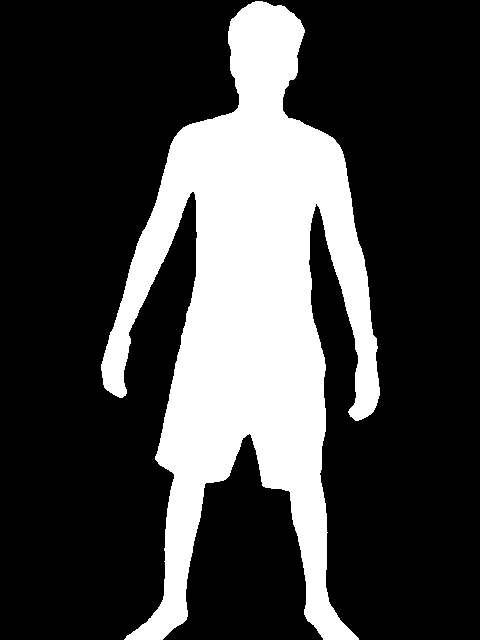
#> input picture web/demo_assets/deva_front_silhouette.png, 480 x 640 px, found by its file name
$ python generate_demo_gif.py
#> lines starting #> are read from the running program, lines starting #| are printed output that depends on the picture; after the words box and inside, x2 and y2 are one past the last pixel; in counts of white or black regions, pixels touching at a corner belong together
#!/usr/bin/env python3
"""Generate an animated showcase GIF of the BodyFit pipeline execution for the README."""

from pathlib import Path
import cv2
import numpy as np
from PIL import Image, ImageDraw, ImageFont


def create_demo_animation():
    base = Path("/Users/tacticalcamel/Desktop/Projects/bodyfit")
    assets_dir = base / "docs" / "assets"
    assets_dir.mkdir(parents=True, exist_ok=True)
    out_gif = assets_dir / "bodyfit_pipeline_walkthrough.gif"

    # Canvas dimensions
    W, H = 1000, 560
    fps = 12

    # Asset paths
    front_rgb_path = base / "TestPhoto/deva_front.png"
    side_rgb_path = base / "TestPhoto/deva_side.png"
    front_mask_path = base / "out/deva_front_silhouette.png"
    side_mask_path = base / "out/deva_side_silhouette.png"
    rendered_mesh_path = base / "outputs/final/deva/smplx/rendered_silhouette.png"

    # Load images
    def load_and_fit(p: Path, target_w: int, target_h: int) -> Image.Image:
        if p.exists():
            img = Image.open(p).convert("RGB")
            img.thumbnail((target_w, target_h), Image.Resampling.LANCZOS)
            canvas = Image.new("RGB", (target_w, target_h), (10, 15, 29))
            x = (target_w - img.width) // 2
            y = (target_h - img.height) // 2
            canvas.paste(img, (x, y))
            return canvas
        return Image.new("RGB", (target_w, target_h), (20, 25, 40))

    img_front_rgb = load_and_fit(front_rgb_path, 220, 360)
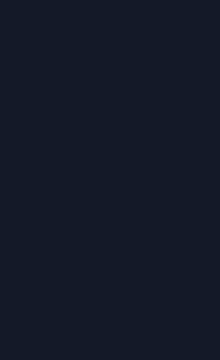
#> img_front_rgb: PIL image 220x360 RGB; mean R, G, B 20, 25, 40
    img_side_rgb = load_and_fit(side_rgb_path, 220, 360)
    img_front_mask = load_and_fit(front_mask_path, 220, 360)
#> call 3 of load_and_fit, with target_w = 220, target_h = 360
#> in load_and_fit (call 3), `img = Image.open(p).convert("RGB")`: img: PIL image 480x640 RGB; 25.7% white; 1 white region, box (x1, y1, x2, y2) and area: (101, 1, 380, 640) 79097
#> in load_and_fit (call 3), `canvas.paste(img, (x, y))`:
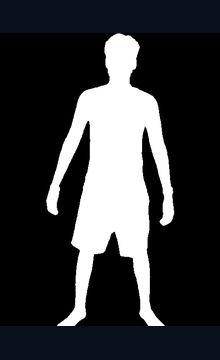
#> canvas: PIL image 220x360 RGB; mean R, G, B 55.3, 56.2, 58.8
    img_side_mask = load_and_fit(side_mask_path, 220, 360)
#> call 4 of load_and_fit, with target_w = 220, target_h = 360
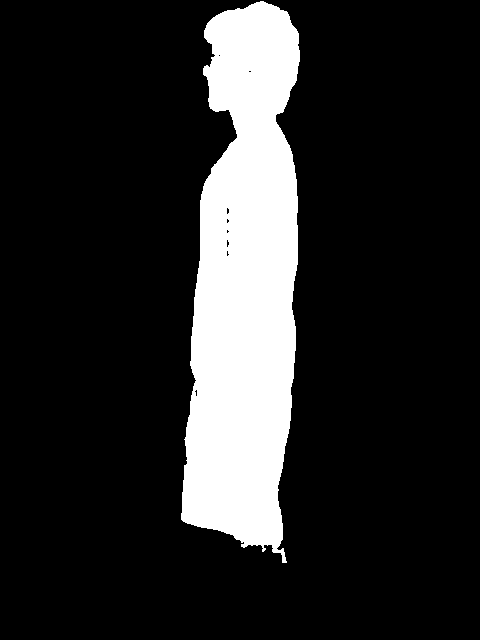
#> input picture web/demo_assets/deva_side_silhouette.png, 480 x 640 px, found by its file name
#> in load_and_fit (call 4), `img = Image.open(p).convert("RGB")`: img: PIL image 480x640 RGB; 15.8% white; 1 white region, box (x1, y1, x2, y2) and area: (181, 1, 300, 563) 48650
#> in load_and_fit (call 4), `canvas.paste(img, (x, y))`:
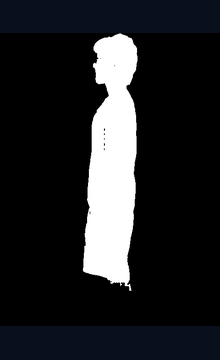
#> canvas: PIL image 220x360 RGB; mean R, G, B 34.7, 35.7, 38.3
    img_mesh_render = load_and_fit(rendered_mesh_path, 220, 360)

    # Color palette
    BG = (10, 15, 29)
    TEXT_WHITE = (248, 250, 252)
    TEXT_MUTED = (148, 163, 184)
    ACCENT_BLUE = (59, 130, 246)
    ACCENT_EMERALD = (16, 185, 129)
    ACCENT_PURPLE = (139, 92, 246)
    ACCENT_AMBER = (245, 158, 11)

    frames = []

    stages = [
        {
            "step": "STAGE 1 OF 6",
            "title": "Dual-View Smartphone Capture",
            "subtitle": "Frontal & Lateral RGB photos (~2.8m distance, calibrated height)",
            "panel1": ("Front RGB Photo", img_front_rgb),
            "panel2": ("Lateral RGB Photo", img_side_rgb),
            "badge": ("INPUT PROTOCOL", ACCENT_BLUE),
            "metrics": [
                ("Camera Distance", "2.8 meters"),
                ("Subject Stance", "Neutral A-Pose"),
                ("View Orthogonality", "90° Registered"),
                ("Clothing Protocol", "Form-Fitting"),
            ]
        },
        {
            "step": "STAGE 2 OF 6",
            "title": "Strict YOLOv11 + SAM 2.1 Segmentation",
            "subtitle": "Multi-mask generation with solidity objective & 640x480 canvas standardization",
            "panel1": ("Front Silhouette (640x480)", img_front_mask),
            "panel2": ("Side Silhouette (640x480)", img_side_mask),
            "badge": ("SAM 2.1 HIERA-LARGE", ACCENT_PURPLE),
            "metrics": [
                ("Candidate Solidity", "0.984 (PASS)"),
                ("Foreground Ratio", "24.6% Front, 18.2% Side"),
                ("Canvas Resolution", "640 x 480 px"),
                ("Envelope Verification", "VALID_STANDARDIZED"),
            ]
        },
        {
            "step": "STAGE 3 OF 6",
            "title": "Siamese Dual-Branch Latent Modeling",
            "subtitle": "Twin ResNet-18 encoders aligned via symmetric InfoNCE contrastive loss (tau=0.07)",
            "panel1": ("Front Latent h_f in R^512", img_front_mask),
            "panel2": ("Side Latent h_s in R^512", img_side_mask),
            "badge": ("CONTRASTIVE LATENTS", ACCENT_PURPLE),
            "metrics": [
                ("Encoder Architecture", "Siamese ResNet-18"),
                ("Contrastive Loss", "NT-Xent InfoNCE"),
                ("Fused Latent Dim", "1032-D [hf || hs || bbox]"),
                ("Subject-Disjoint Split", "70/15/15 (Zero Leakage)"),
            ]
        },
        {
            "step": "STAGE 4 OF 6",
            "title": "Supervised Tape Dimension Recovery",
            "subtitle": "Multi-task regression predicting true tape circumferences (not synthetic body-fat)",
            "panel1": ("Recovered Body Volume", img_front_mask),
            "panel2": ("Sagittal Depth Profile", img_side_mask),
            "badge": ("TAPE GROUND TRUTH", ACCENT_EMERALD),
            "metrics": [
                ("Waist Circumference", "91.65 cm (±1.9 cm)"),
                ("Hip Circumference", "106.68 cm (±1.8 cm)"),
                ("Chest Circumference", "99.79 cm (±2.1 cm)"),
                ("Dual-View MAE Reduction", "-74.4% vs Single-View"),
            ]
        },
        {
            "step": "STAGE 5 OF 6",
            "title": "WHO Central-Adiposity Biomarkers",
            "subtitle": "Cardiometabolic risk stratification derived through physiological arithmetic",
            "panel1": ("Anterior Adiposity", img_front_mask),
            "panel2": ("Sagittal Adiposity", img_side_mask),
            "badge": ("CLINICAL STRATIFICATION", ACCENT_AMBER),
            "metrics": [
                ("WHtR (Waist/Height)", "0.5237 (NICE Cutoff: 0.50)"),
                ("WHR (Waist/Hip)", "0.8591 (WHO Normal: <0.90)"),
                ("Body Roundness Index", "3.8142 (Thomas et al.)"),
                ("Cardiometabolic Status", "Mild Central Risk"),
            ]
        },
        {
            "step": "STAGE 6 OF 6",
            "title": "SMPL-X 3D Geometry Reliability Gate",
            "subtitle": "3D body manifold recovered via NLF & re-projected back to prevent silent hallucinations",
            "panel1": ("Observed Silhouette", img_front_mask),
            "panel2": ("3D Mesh Render-Back", img_mesh_render),
            "badge": ("GATE ACCEPTED", ACCENT_EMERALD),
            "metrics": [
                ("Render-Back IoU", "71.0% (Threshold >= 55%)"),
                ("Contour Chamfer Dist", "0.011 (Threshold <= 0.05)"),
                ("3D Mesh Vertices", "10,475 points (.obj)"),
                ("Abstention Defense", "Corruptions Blocked"),
            ]
        },
    ]

    for stage in stages:
        # Base frame
        canvas = Image.new("RGB", (W, H), BG)
        draw = ImageDraw.Draw(canvas)

        # Header Bar
        draw.rectangle([0, 0, W, 70], fill=(15, 23, 42))
        draw.line([0, 70, W, 70], fill=(30, 41, 59), width=1)

        # Step Chip
        draw.rectangle([30, 16, 150, 38], fill=(30, 58, 138), outline=ACCENT_BLUE, width=1)
        draw.text((42, 20), stage["step"], fill=(147, 197, 253))

        # Title & Subtitle
        draw.text((165, 14), stage["title"], fill=TEXT_WHITE)
        draw.text((165, 40), stage["subtitle"], fill=TEXT_MUTED)

        # Badge Top Right
        b_text, b_color = stage["badge"]
        draw.rectangle([W - 220, 20, W - 30, 50], fill=(20, 30, 50), outline=b_color, width=1)
        draw.text((W - 200, 27), b_text, fill=b_color)

        # Panel 1 (Left Image)
        canvas.paste(stage["panel1"][1], (40, 110))
        draw.rectangle([40, 110, 260, 470], outline=(51, 65, 85), width=1)
        draw.text((45, 88), stage["panel1"][0], fill=TEXT_MUTED)

        # Panel 2 (Right Image)
        canvas.paste(stage["panel2"][1], (290, 110))
        draw.rectangle([290, 110, 510, 470], outline=(51, 65, 85), width=1)
        draw.text((295, 88), stage["panel2"][0], fill=TEXT_MUTED)

        # Metrics Card (Right Column)
        draw.rectangle([540, 100, W - 40, 480], fill=(15, 23, 42), outline=(30, 41, 59), width=2)
        draw.rectangle([540, 100, W - 40, 140], fill=(24, 33, 56))
        draw.text((560, 112), "LIVE TELEMETRY & CLINICAL METRICS", fill=(96, 165, 250))

        y_off = 160
        for label, val in stage["metrics"]:
            draw.rectangle([560, y_off, W - 60, y_off + 60], fill=(20, 28, 48), outline=(35, 47, 75), width=1)
            draw.text((575, y_off + 10), label, fill=TEXT_MUTED)
            draw.text((575, y_off + 32), val, fill=TEXT_WHITE)
            y_off += 75

        # Progress bar at bottom
        draw.rectangle([0, H - 10, W, H], fill=(15, 23, 42))
        prog_w = int((stages.index(stage) + 1) / len(stages) * W)
        draw.rectangle([0, H - 10, prog_w, H], fill=ACCENT_BLUE)

        # Hold each stage for 16 frames (1.33 seconds)
        for _ in range(16):
            frames.append(canvas)
#> this loop made 6 passes
#> (b_text, b_color, prog_w) on passes 1 to 6: ('INPUT PROTOCOL', (59, 130, 246), 166), ('SAM 2.1 HIERA-LARGE', (139, 92, 246), 333), ('CONTRASTIVE LATENTS', (139, 92, 246), 500), ('TAPE GROUND TRUTH', (16, 185, 129), 666), ('CLINICAL STRATIFICATION', (245, 158, 11), 833), ('GATE ACCEPTED', (16, 185, 129), 1000)
#> pass 1, in create_demo_animation, `canvas = Image.new("RGB", (W, H), BG)`:
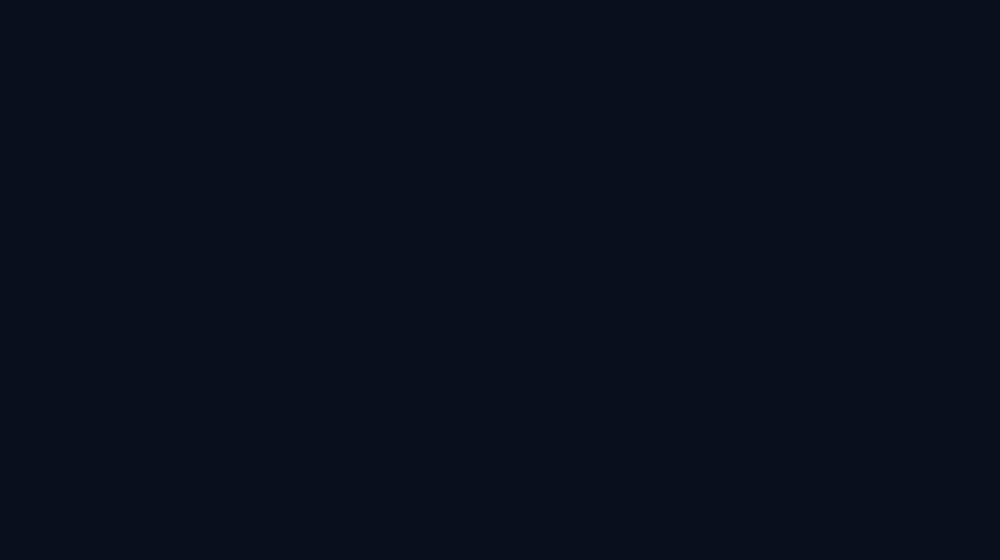
#> canvas: PIL image 1000x560 RGB; mean R, G, B 10, 15, 29
#> after the loop:
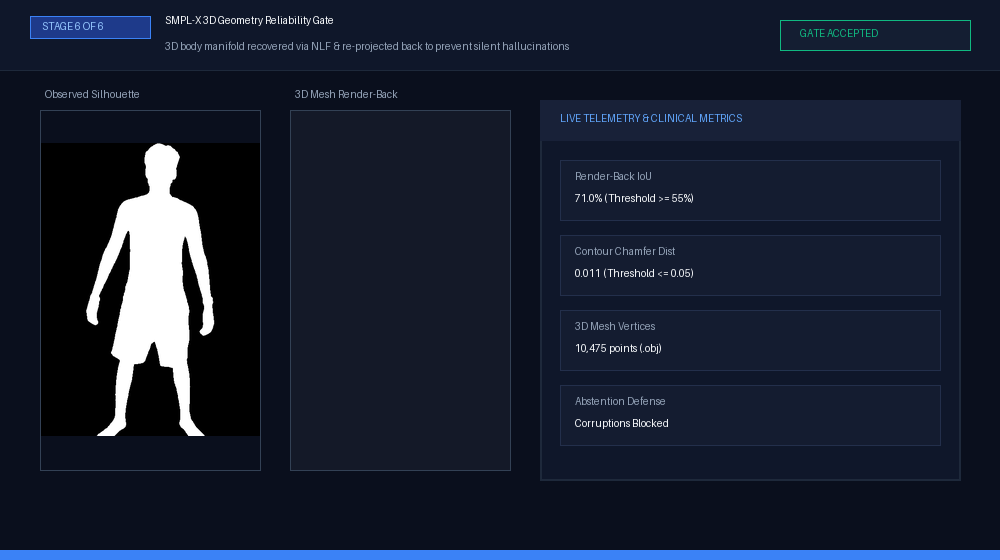
#> canvas: PIL image 1000x560 RGB; mean R, G, B 23.5, 30.8, 47.9
#> after the loop, frames = 96 items

    # Save animated GIF
    frames[0].save(
        out_gif,
        save_all=True,
        append_images=frames[1:],
        duration=1000 // fps,
        loop=0,
        optimize=True,
    )
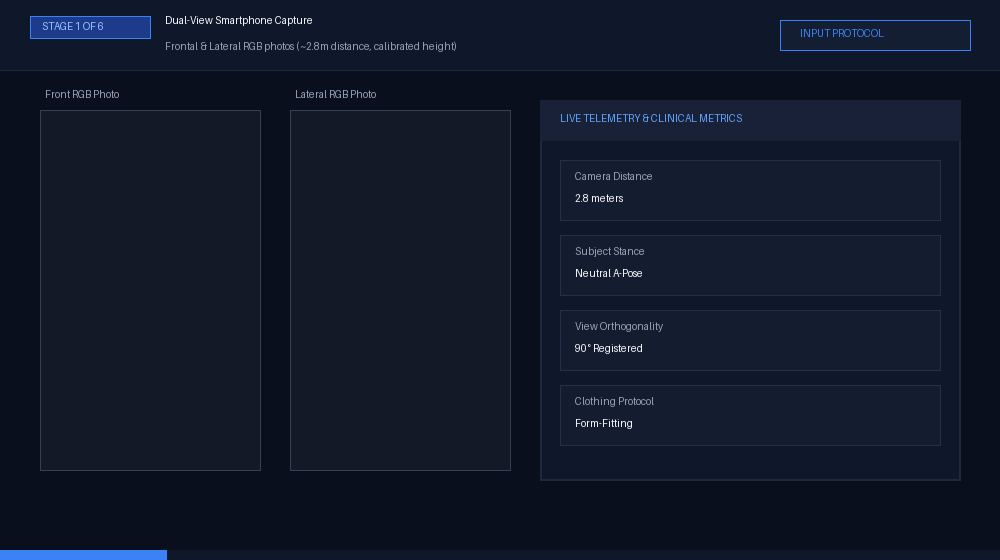
#> saved as bodyfit_pipeline_walkthrough.gif: PIL image 1000x560 RGB; mean R, G, B 17.6, 24.5, 42
    print(f"Successfully generated animated pipeline walkthrough GIF: {out_gif}")


if __name__ == "__main__":
    create_demo_animation()
